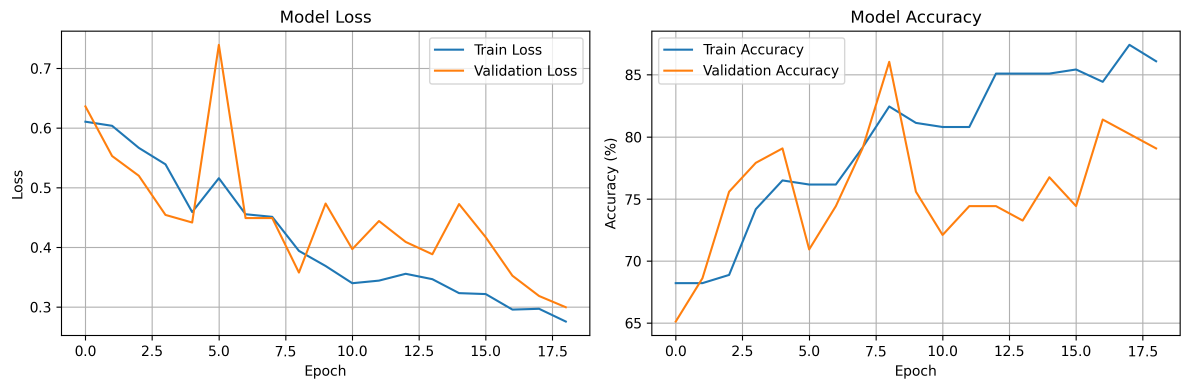
#> input picture data/models/training_history.png, 3570 x 1166 px (shown at 1/3 size)
$ python -i image_processing.py   (imports and definitions only)   (older library calls are emulated)
#> lines starting #> are read from the running program, lines starting #| are printed output that depends on the picture
#> further down, picture is the input picture: shape (1166, 3570, 3); mean B, G, R 245.9, 246.7, 247.4
"""
Utilidades para procesamiento de imágenes
"""
import cv2
import numpy as np
from PIL import Image, ImageEnhance, ImageFilter
import os
from pathlib import Path
from typing import List, Tuple, Optional
import logging

logger = logging.getLogger(__name__)

class ImageProcessor:
    """Procesador de imágenes con múltiples funcionalidades"""

    # [145 lines left out: functions load_image, save_image, resize_image, enhance_image, not called in this run]

    @staticmethod
    def apply_clahe(image: np.ndarray, clip_limit: float = 2.0,
                   tile_grid_size: Tuple[int, int] = (8, 8)) -> np.ndarray:
        """
        Aplicar CLAHE (Contrast Limited Adaptive Histogram Equalization)

        Args:
            image: Imagen BGR
            clip_limit: Límite de recorte
            tile_grid_size: Tamaño de la grilla de tiles

        Returns:
            np.ndarray: Imagen con CLAHE aplicado
        """
#> called with clip_limit = 2, tile_grid_size = (8, 8)
        try:
            # Convertir a LAB para procesar luminancia
            lab = cv2.cvtColor(image, cv2.COLOR_BGR2LAB)
#> lab: shape (1166, 3570, 3); mean of channels 0, 1, 2 247.3, 128.4, 128.5
            l_channel, a_channel, b_channel = cv2.split(lab)
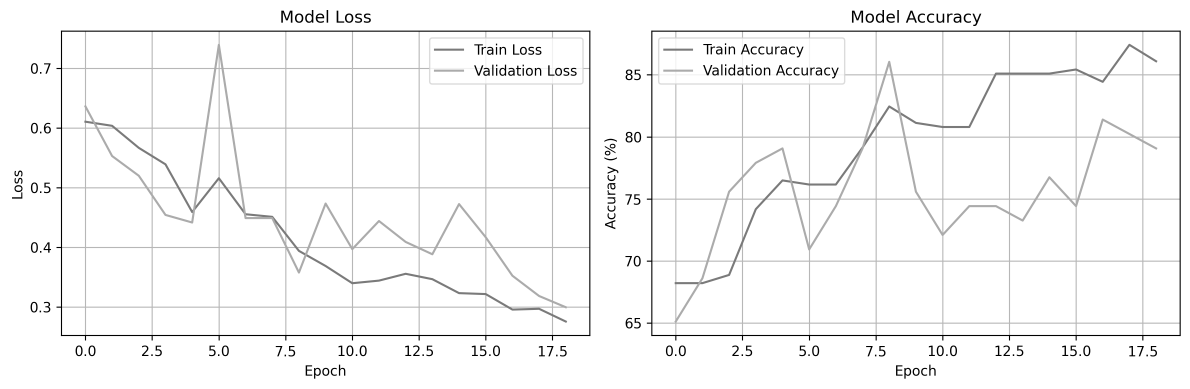
#> l_channel: shape (1166, 3570) (shown at 1/3 size); min 0, max 255, mean 247.3
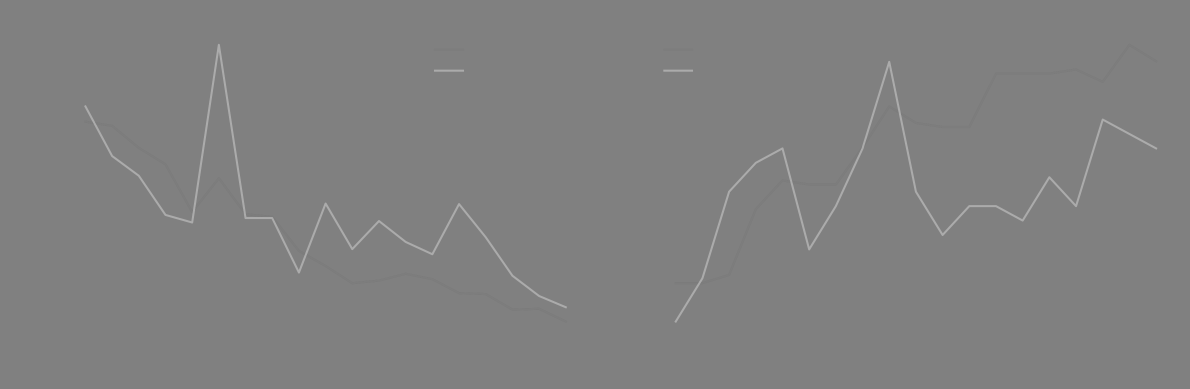
#> a_channel: shape (1166, 3570) (shown at 1/3 size); min 120, max 171, mean 128.4

            # Aplicar CLAHE solo al canal L (luminancia)
            clahe = cv2.createCLAHE(clipLimit=clip_limit, tileGridSize=tile_grid_size)
            l_channel_clahe = clahe.apply(l_channel)

            # Recombinar canales
            lab_clahe = cv2.merge([l_channel_clahe, a_channel, b_channel])
#> lab_clahe: shape (1166, 3570, 3); mean of channels 0, 1, 2 247.2, 128.4, 128.5

            # Convertir de vuelta a BGR
            result = cv2.cvtColor(lab_clahe, cv2.COLOR_LAB2BGR)

            return result

        except Exception as e:
            logger.error(f"Error aplicando CLAHE: {e}")
            return image

    # [66 lines left out: functions denoise_image, normalize_lighting, not called in this run]


class DataAugmentor:
    """Aumentador de datos para entrenamiento"""

    # [146 lines left out: functions rotate_image, flip_image, add_noise, change_brightness, augment_dataset, not called in this run]


class ImageValidator:
    """Validador de calidad de imágenes"""

    # [83 lines left out: functions check_image_quality, filter_good_images, not called in this run]

>>> import cv2
>>> picture = cv2.imread('../data/models/training_history.png')
>>> result = ImageProcessor().apply_clahe(picture)
